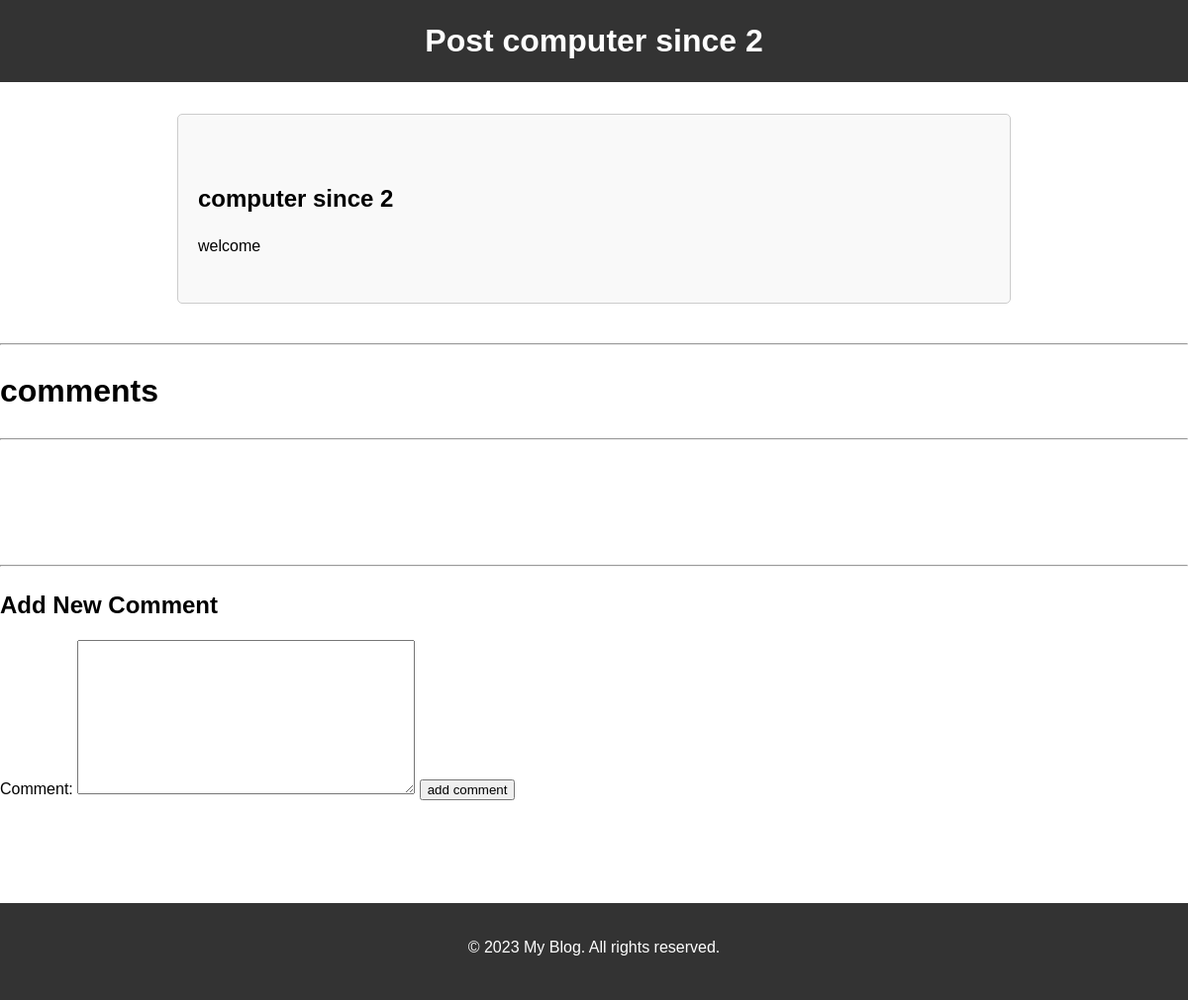
Before: /3 with the older database file.
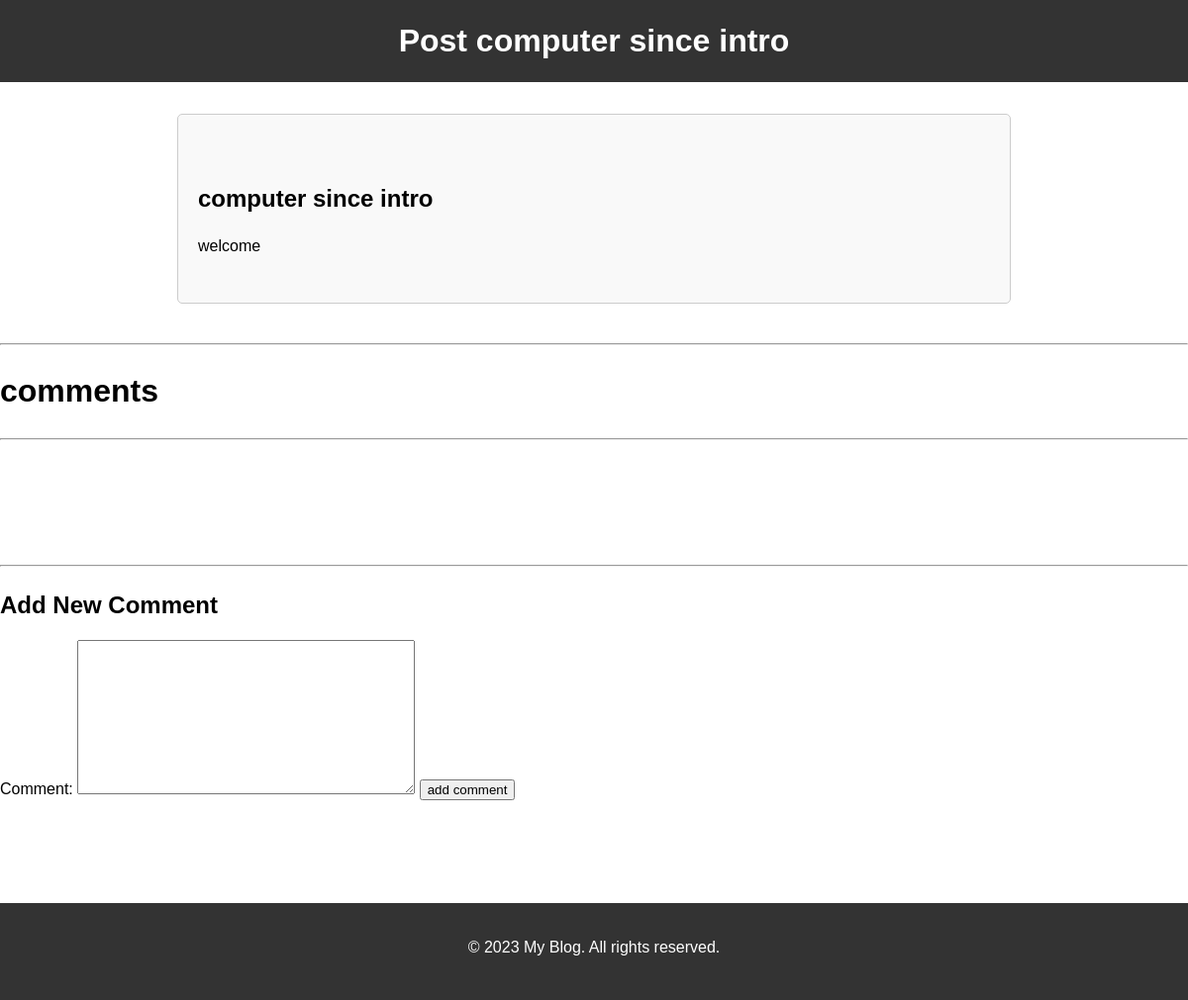
After: the same page with the newer database file.
### blog/models.py (models this page shows)
class Post(models.Model):
    title = models.CharField(max_length=200)
    image = models.ImageField(upload_to='img/')
    content = models.TextField()
    created_at = models.DateTimeField(auto_now_add=True)
    draft =  models.BooleanField(default=True)
    def __str__(self):
        return self.title

### blog/views.py (the view)
# urls.py: path('<int:pk>', PostDetail),
def PostDetail(request,pk):
    data = Post.objects.get(id=pk)
    post_comments = Comment.objects.filter(post=data)
    if request.method == "POST":
        form = CommentForm(request.POST)
        if form.is_valid():
            myform = form.save(commit=False)
            myform.author = request.user
            myform.post = data
            myform.save()
            form = CommentForm()
    else:
        form = CommentForm()
    return render(request, 'blog/post_detail.html', {'data':data, 'form':form ,'post_comments':post_comments})

### blog/forms.py
class CommentForm(forms.ModelForm):
    class Meta:
        model = Comment
        fields = ['comment']

### blog/templates/blog/post_detail.html (shortened to what this page needs)
<!DOCTYPE html>
<html>
<head>
</head>
<body>
    <header>
        <h1>Post {{data}} </h1>
    </header>
    <main>
        <article>
            <h2>{{ data.title }}</h2>
            <p>{{ data.content }}</p>
        </article>
    </main>
<hr>
<h1>comments</h1>
<hr>
<br>
<br>
<br>
<br>
<hr>
<h2>Add New Comment</h2>
<form method="post">
    {{ form }}
    <input type="submit" value="add comment">
</form>
<br>
<br>
<br>
<br>
    <footer>
        <p>&copy; 2023 My Blog. All rights reserved.</p>
    </footer>
</body>
</html>

Changed rows visible on the page:
changed Post "welcome": title "computer since 2" → "computer since intro"
